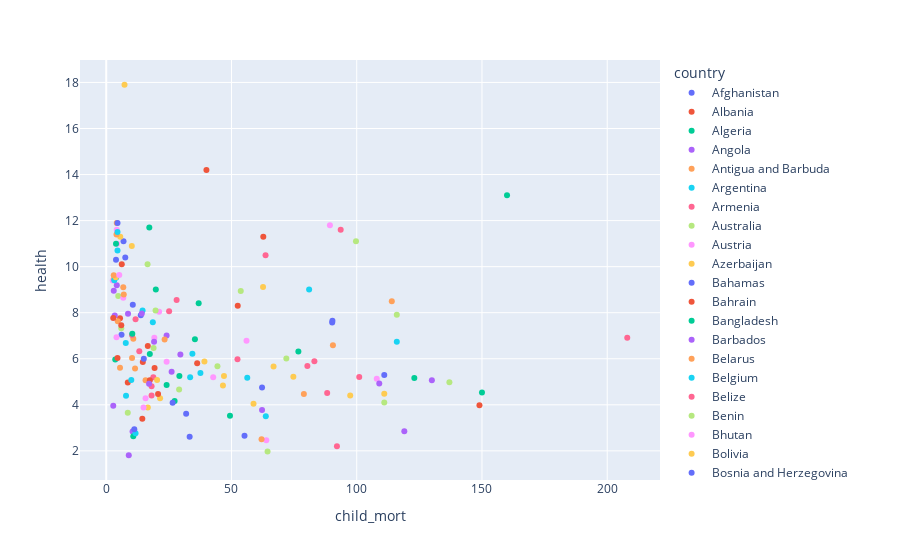

The notebook cell saved with this chart:
### Markdown cell above
## We are using ploty express for expressing scatter plot between child mortality and health of the countries

### Code cell
exp.scatter(data_frame=df,x = 'child_mort',y = 'health',color='country')
